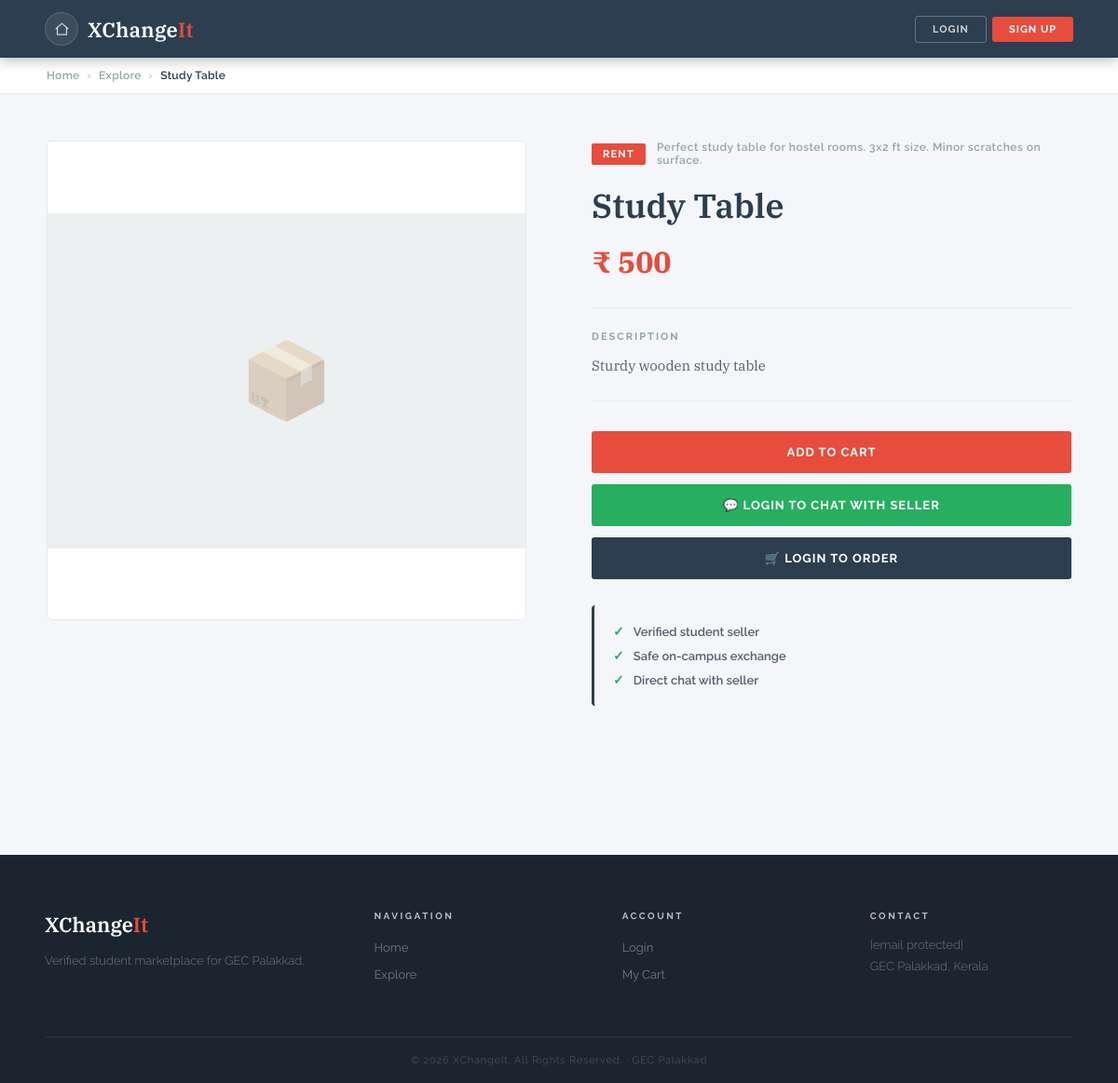
The app's page /product/4 with its own data.
### tables this page shows
CREATE TABLE products (
            id           INTEGER PRIMARY KEY AUTOINCREMENT,
            name         TEXT    NOT NULL,
            price        INTEGER NOT NULL,
            short_desc   TEXT,
            detailed_desc TEXT,
            category     TEXT,
            image1       TEXT,
            image2       TEXT,
            image3       TEXT,
            image4       TEXT,
            image5       TEXT,
            seller       TEXT
        );

### app.py (the view, shortened to what this page needs)
@app.route("/product/<int:product_id>")
def product_detail(product_id):
    conn = sqlite3.connect(DATABASE)
    c = conn.cursor()
    c.execute("SELECT * FROM products WHERE id=?", (product_id,))
    product = c.fetchone()
    conn.close()
    if not product:
        flash("Product not found.")
        return redirect(url_for("explore"))
    chat_status = None
    order_status = None
    from datetime import date
    pending = get_pending_count(session.get("user"))
    active_rent = get_active_rent(product_id) if product[5] == "rent" else None
    return render_template("product_detail.html", product=product,
                           chat_status=chat_status, order_status=order_status,
                           today=date.today().isoformat(),
                           pending_count=pending,
                           active_rent=active_rent,
                           SUPABASE_URL=SUPABASE_URL, SUPABASE_KEY=SUPABASE_KEY)

### app.py (called while the page is built, shortened)
def get_pending_count(username):
    if not username:
        return 0

def get_active_rent(product_id):
    from datetime import date
    today = date.today().isoformat()
    conn = sqlite3.connect(DATABASE)
    conn.row_factory = sqlite3.Row
    c = conn.cursor()
    c.execute("""SELECT rent_to FROM order_requests
                 WHERE product_id=? AND status='accepted'
                 AND rent_to IS NOT NULL AND rent_to >= ?
                 ORDER BY rent_to DESC LIMIT 1""",
              (product_id, today))
    row = c.fetchone()
    conn.close()
    return dict(row) if row else None

### templates/product_detail.html (shortened to what this page needs)
<!DOCTYPE html>
<html lang="en">
<head>
  <link rel="stylesheet" href="{{ url_for('static', filename='slate.css') }}">
  <link rel="stylesheet" href="{{ url_for('static', filename='product_detail.css') }}">
</head>
<body>
<nav class="navbar">
  <div style="display:flex; align-items:center; gap:10px;">
    <a href="{{ url_for('home') }}" class="nav-icon-btn" data-tooltip="Home">
      <svg viewBox="0 0 24 24" width="18" height="18" fill="none" stroke="currentColor" stroke-width="2">
        <path d="M3 11L12 3l9 8"></path>
        <path d="M5 10v10h14V10"></path>
      </svg>
    </a>
    <a href="{{ url_for('home') }}" class="logo">XChange<span>It</span></a>
  </div>
  <div class="nav-right">
    {% if session.get('user') %}
      <a href="{{ url_for('cart') }}" class="nav-icon-btn" data-tooltip="Cart">
        <svg viewBox="0 0 24 24"><path d="M6 2L3 6v14a2 2 0 002 2h14a2 2 0 002-2V6l-3-4z"/><line x1="3" y1="6" x2="21" y2="6"/><path d="M16 10a4 4 0 01-8 0"/></svg>
      </a>
      <a href="{{ url_for('my_listings_chat') }}" class="nav-icon-btn" data-tooltip="Chats">
        <svg viewBox="0 0 24 24"><path d="M21 15a2 2 0 01-2 2H7l-4 4V5a2 2 0 012-2h14a2 2 0 012 2z"/></svg>
        {% if pending_count and pending_count > 0 %}
          <span class="nav-badge">{{ pending_count }}</span>
        {% endif %}
      </a>
      <div class="notif-wrap" id="notifWrap">
        <button class="nav-icon-btn notif-bell-btn" id="notifBell" data-tooltip="Notifications" onclick="toggleNotifPanel(event)" aria-label="Notifications">
          <svg viewBox="0 0 24 24" fill="none" stroke="currentColor" stroke-width="2" stroke-linecap="round" stroke-linejoin="round" width="18" height="18">
            <path d="M18 8A6 6 0 006 8c0 7-3 9-3 9h18s-3-2-3-9"/>
            <path d="M13.73 21a2 2 0 01-3.46 0"/>
          </svg>
          <span class="nav-badge notif-badge" id="notifBadge" style="display:none;"></span>
        </button>
        <div class="notif-panel" id="notifPanel" style="display:none;">
          <div class="notif-panel-header">
            <span>Notifications</span>
            <button class="notif-close-btn" onclick="closeNotifPanel()">&#x2715;</button>
          </div>
          <div class="notif-list" id="notifList">
            <div class="notif-loading">Loading&#8230;</div>
          </div>
        </div>
      </div>
      <a href="{{ url_for('profile') }}" class="nav-icon-btn nav-profile-btn" data-tooltip="{{ session.get('user') }}">
        {{ session.get('user')[0]|upper }}
      </a>
    {% else %}
      <a href="{{ url_for('login') }}" class="btn-nav-ghost">Login</a>
      <a href="{{ url_for('signup') }}" class="btn-nav-fill">Sign Up</a>
    {% endif %}
  </div>
</nav>
<div class="breadcrumb">
  <div class="breadcrumb-inner">
    <a href="{{ url_for('home') }}">Home</a>
    <span class="bc-sep">›</span>
    <a href="{{ url_for('explore') }}">Explore</a>
    <span class="bc-sep">›</span>
    <span>{{ product[1] }}</span>
  </div>
</div>
<div class="detail-section">
  <div class="detail-inner">
    <div class="detail-img-col">
      <div class="detail-img-wrap">
        {% if product[6] %}
          <img src="{{ url_for('static', filename='uploads/' + product[6]) }}" alt="{{ product[1] }}">
        {% else %}
          <div class="detail-img-placeholder"><span>📦</span></div>
        {% endif %}
      </div>
    </div>
    <div class="detail-info-col">
      <div class="detail-badge-row">
        <span class="detail-badge {% if product[5]=='rent' %}badge-rent{% else %}badge-buy{% endif %}">
          {{ product[5]|upper if product[5] else 'BUY' }}
        </span>
        <span class="detail-cat">{{ product[4] if product[4] else 'General' }}</span>
      </div>
      <h1 class="detail-title">{{ product[1] }}</h1>
      <div class="detail-price">₹ {{ product[2] }}</div>
      <div class="detail-divider"></div>
      <div class="detail-desc-label">Description</div>
      <p class="detail-desc">{{ product[3] }}</p>
      <div class="detail-divider"></div>
      <div class="detail-actions">
        <a href="{{ url_for('add_to_cart', product_id=product[0]) }}" class="btn-red detail-btn">
          Add to Cart
        </a>
        {% if session.get('user') %}
          {% if session.get('user') != product[11] %}
            {% if chat_status == None %}
              <a href="{{ url_for('request_chat', product_id=product[0]) }}" class="detail-btn btn-chat">
                💬 Request Chat
              </a>
            {% elif chat_status == "pending" %}
              <button class="detail-btn btn-chat" disabled>💬 Chat Request Sent</button>
            {% elif chat_status == "accepted" %}
              <a href="{{ url_for('chat_seller', product_id=product[0]) }}" class="detail-btn btn-chat">
                💬 Open Chat
              </a>
            {% endif %}
            {% if active_rent %}
              <div class="rent-unavailable-btn">
                🔒 Unavailable until {{ active_rent.rent_to }}
              </div>
            {% elif order_status == None %}
              {% if product[5] == 'rent' %}
                <button class="detail-btn btn-order" onclick="openRentModal()">
                  🛒 Confirm Order
                </button>
              {% else %}
                <a href="{{ url_for('request_order', product_id=product[0]) }}" class="detail-btn btn-order">
                  🛒 Confirm Order
                </a>
              {% endif %}
            {% elif order_status == "pending" %}
              <button class="detail-btn btn-order-pending" disabled>
                ⏳ Order Request Sent
              </button>
            {% elif order_status == "accepted" %}
              <div class="order-confirmed-box">
                <span class="order-confirmed-icon">✓</span>
                <span>Order Confirmed! Check <a href="{{ url_for('my_orders') }}">My Orders</a></span>
              </div>
            {% elif order_status == "declined" %}
              {% if product[5] == 'rent' %}
                <button class="detail-btn btn-order" onclick="openRentModal()">
                  🛒 Request Order Again
                </button>
              {% else %}
                <a href="{{ url_for('request_order', product_id=product[0]) }}" class="detail-btn btn-order">
                  🛒 Request Order Again
                </a>
              {% endif %}
            {% endif %}
          {% endif %}
        {% else %}
          <a href="{{ url_for('login') }}" class="btn-chat detail-btn">
            💬 Login to Chat with Seller
          </a>
          <a href="{{ url_for('login') }}" class="detail-btn btn-order">
            🛒 Login to Order
          </a>
        {% endif %}
      </div>
      <div class="trust-box">
        <div class="trust-item">
          <span class="trust-icon">✓</span>
          <span>Verified student seller</span>
        </div>
        <div class="trust-item">
          <span class="trust-icon">✓</span>
          <span>Safe on-campus exchange</span>
        </div>
        <div class="trust-item">
          <span class="trust-icon">✓</span>
          <span>Direct chat with seller</span>
        </div>
      </div>
    </div>
  </div>
</div>
<footer class="footer">
  <div class="footer-grid">
    <div class="footer-col">
      <span class="footer-logo">XChange<span>It</span></span>
      <p class="footer-desc">Verified student marketplace for GEC Palakkad.</p>
    </div>
    <div class="footer-col">
      <h4>Navigation</h4>
      <ul>
        <li><a href="{{ url_for('home') }}">Home</a></li>
        <li><a href="{{ url_for('explore') }}">Explore</a></li>
      </ul>
    </div>
    <div class="footer-col">
      <h4>Account</h4>
      <ul>
        <li><a href="{{ url_for('login') }}">Login</a></li>
        <li><a href="{{ url_for('cart') }}">My Cart</a></li>
      </ul>
    </div>
    <div class="footer-col">
      <h4>Contact</h4>
      <p><a href="/cdn-cgi/l/email-protection" class="__cf_email__" data-cfemail="aedddbdedec1dcdaeed6cdc6cfc0c9cbc7da80c7c0">[email&#160;protected]</a></p>
      <p>GEC Palakkad, Kerala</p>
    </div>
  </div>
  <div class="footer-bottom">© 2026 XChangeIt. All Rights Reserved. · GEC Palakkad</div>
</footer>
</body>
</html>

### static/slate.css (style rules this page uses)
*, *::before, *::after { box-sizing: border-box; margin: 0; padding: 0; }
html { scroll-behavior: smooth; }
body { font-family: 'Raleway', sans-serif; background: #f4f6f9; color: #2c3e50; min-height: 100vh; }
a { text-decoration: none; color: inherit; }
.navbar { background: #2c3e50; padding: 0 48px; display: flex; align-items: center; justify-content: space-between; height: 62px; position: sticky; top: 0; z-index: 1000; box-shadow: 0 2px 14px rgba(0,0,0,0.3); }
.logo { font-family: 'IBM Plex Serif', serif; font-size: 22px; color: #fff; font-weight: 600; letter-spacing: 0.3px; }
.logo span { color: #e74c3c; }
.nav-right { display: flex; gap: 10px; align-items: center; }
.btn-nav-ghost { padding: 7px 18px; background: transparent; border: 1px solid rgba(255,255,255,0.28); color: rgba(255,255,255,0.75); border-radius: 3px; font-size: 11px; font-weight: 700; letter-spacing: 1px; text-transform: uppercase; cursor: pointer; font-family: 'Raleway', sans-serif; transition: all 0.2s; }
.btn-nav-fill { padding: 7px 18px; background: #e74c3c; border: none; color: #fff; border-radius: 3px; font-size: 11px; font-weight: 700; letter-spacing: 1px; text-transform: uppercase; cursor: pointer; font-family: 'Raleway', sans-serif; transition: opacity 0.2s; }
.btn-red { padding: 13px 30px; background: #e74c3c; color: #fff; border: none; font-family: 'Raleway', sans-serif; font-size: 12px; font-weight: 700; letter-spacing: 1.2px; text-transform: uppercase; cursor: pointer; border-radius: 3px; transition: opacity 0.2s; display: inline-block; }
.footer { background: #1a252f; padding: 60px 48px 0; margin-top: 80px; }
.footer-grid { display: grid; grid-template-columns: 1.4fr 1fr 1fr 1fr; gap: 48px; padding-bottom: 48px; border-bottom: 1px solid rgba(255,255,255,0.06); }
.footer-logo { font-family: 'IBM Plex Serif', serif; font-size: 22px; color: #fff; font-weight: 600; margin-bottom: 14px; display: block; }
.footer-logo span { color: #e74c3c; }
.footer-desc { color: rgba(255,255,255,0.38); font-size: 13px; line-height: 1.75; font-weight: 300; }
.footer-col h4 { color: rgba(255,255,255,0.7); font-size: 10px; letter-spacing: 2.5px; text-transform: uppercase; font-weight: 700; margin-bottom: 18px; }
.footer-col ul { list-style: none; }
.footer-col ul li { margin-bottom: 10px; }
.footer-col ul li a { color: rgba(255,255,255,0.38); font-size: 13px; transition: color 0.2s; }
.footer-col p { color: rgba(255,255,255,0.38); font-size: 13px; margin-bottom: 8px; font-weight: 300; }
.footer-bottom { text-align: center; padding: 18px 0; color: rgba(255,255,255,0.2); font-size: 11px; letter-spacing: 0.8px; }
.nav-right { display: flex; gap: 6px; align-items: center; }
.nav-icon-btn { position: relative; width: 36px; height: 36px; border-radius: 50%; background: rgba(255,255,255,0.08); border: 1px solid rgba(255,255,255,0.14); display: flex; align-items: center; justify-content: center; color: rgba(255,255,255,0.75); font-size: 16px; cursor: pointer; transition: background 0.2s, border-color 0.2s, color 0.2s; text-decoration: none; flex-shrink: 0; }
.nav-icon-btn svg { width: 17px; height: 17px; stroke: currentColor; fill: none; stroke-width: 1.8; stroke-linecap: round; stroke-linejoin: round; flex-shrink: 0; }
.nav-icon-btn::after { content: attr(data-tooltip); position: absolute; bottom: -32px; left: 50%; transform: translateX(-50%); background: #1a252f; color: rgba(255,255,255,0.8); font-size: 10px; font-weight: 600; letter-spacing: 0.5px; padding: 4px 8px; border-radius: 3px; white-space: nowrap; pointer-events: none; opacity: 0; transition: opacity 0.2s; font-family: 'Raleway', sans-serif; z-index: 9999; }

### templates/product_detail.html (style rules this page uses)
.btn-order { display: block; text-align: center; padding: 15px 28px; font-size: 13px; border-radius: 3px; font-weight: 700; letter-spacing: 1px; text-transform: uppercase; font-family: 'Raleway', sans-serif; background: #2c3e50; color: #fff; border: none; cursor: pointer; transition: opacity 0.2s; }

### records on screen
products: name "Study Table", category "RENT", detailed_desc "Perfect study table for hostel rooms. 3x2 ft size. Minor scratches on surface.", price "500", short_desc "Sturdy wooden study table"
